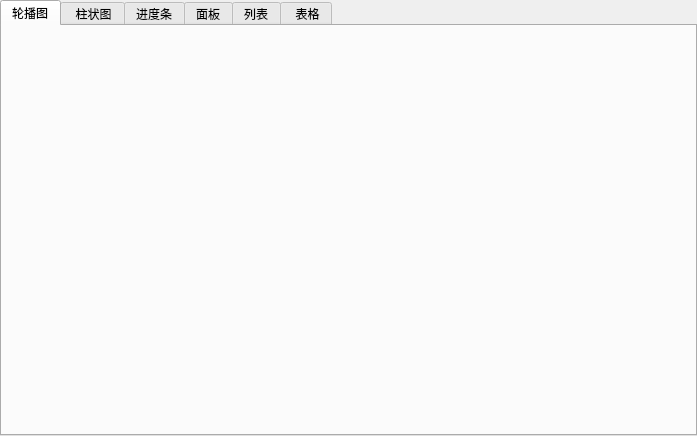
<?xml version="1.0" encoding="UTF-8"?>
<ui version="4.0">
 <class>ControlTabWidget</class>
 <widget class="QWidget" name="ControlTabWidget">
  <property name="geometry">
   <rect>
    <x>0</x>
    <y>0</y>
    <width>697</width>
    <height>436</height>
   </rect>
  </property>
  <property name="windowTitle">
   <string>Form</string>
  </property>
  <layout class="QVBoxLayout" name="verticalLayout">
   <property name="leftMargin">
    <number>0</number>
   </property>
   <property name="topMargin">
    <number>0</number>
   </property>
   <property name="rightMargin">
    <number>0</number>
   </property>
   <property name="bottomMargin">
    <number>0</number>
   </property>
   <item>
    <widget class="QTabWidget" name="tabWidgetControl">
     <property name="currentIndex">
      <number>6</number>
     </property>
     <widget class="BannaWidget" name="tabBanna">
      <attribute name="title">
       <string>轮播图</string>
      </attribute>
     </widget>
     <widget class="CylinderWidget" name="tabCylinder">
      <attribute name="title">
       <string> 柱状图</string>
      </attribute>
     </widget>
     <widget class="ProgressWidget" name="tabProgress">
      <attribute name="title">
       <string>进度条</string>
      </attribute>
     </widget>
     <widget class="FrameWidget" name="tabFrame">
      <attribute name="title">
       <string>面板</string>
      </attribute>
     </widget>
     <widget class="ListWidget" name="tabList">
      <attribute name="title">
       <string>列表</string>
      </attribute>
     </widget>
     <widget class="TableWidget" name="tabTableWidget">
      <attribute name="title">
       <string> 表格</string>
      </attribute>
     </widget>
    </widget>
   </item>
  </layout>
 </widget>
 <customwidgets>
  <customwidget>
   <class>BannaWidget</class>
   <extends>QWidget</extends>
   <header location="global">maincontent/controlwidget/bannacontrol/bannawidget.h</header>
   <container>1</container>
  </customwidget>
  <customwidget>
   <class>CylinderWidget</class>
   <extends>QWidget</extends>
   <header location="global">maincontent/controlwidget/cylindercontrol/cylinderwidget.h</header>
   <container>1</container>
  </customwidget>
  <customwidget>
   <class>ProgressWidget</class>
   <extends>QWidget</extends>
   <header location="global">maincontent/controlwidget/progresscontrol/progresswidget.h</header>
   <container>1</container>
  </customwidget>
  <customwidget>
   <class>FrameWidget</class>
   <extends>QWidget</extends>
   <header location="global">maincontent/controlwidget/framecontrol/framewidget.h</header>
   <container>1</container>
  </customwidget>
  <customwidget>
   <class>TableWidget</class>
   <extends>QWidget</extends>
   <header location="global">maincontent/controlwidget/tablecontrol/tablewidget.h</header>
   <container>1</container>
  </customwidget>
  <customwidget>
   <class>OpenglWidget</class>
   <extends>QWidget</extends>
   <header location="global">maincontent/controlwidget/openglcontrol/openglwidget.h</header>
   <container>1</container>
  </customwidget>
  <customwidget>
   <class>ProcessWidget</class>
   <extends>QWidget</extends>
   <header>maincontent/controlwidget/processcontrol/processwidget.h</header>
   <container>1</container>
  </customwidget>
  <customwidget>
   <class>ListWidget</class>
   <extends>QWidget</extends>
   <header>maincontent/controlwidget/listcontrol/listwidget.h</header>
   <container>1</container>
  </customwidget>
 </customwidgets>
 <tabstops>
  <tabstop>tabWidgetControl</tabstop>
 </tabstops>
 <resources/>
 <connections/>
</ui>
